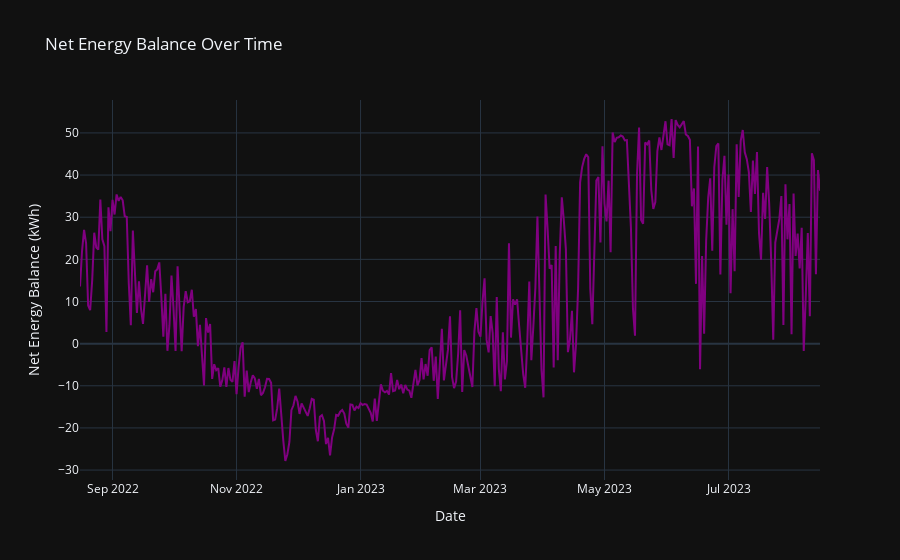

Source (notebook cell):
### Code cell
# Calculate net energy balance for each hour
df_g['Net Energy Balance'] = df_g['Average P- per Hour'] - df_c['Average P+ per Hour']

# Group net energy balance data by day, calculate the sum
net_energy_balance = df_g.groupby('Date')['Net Energy Balance'].sum()

# Create trace for net energy balance
trace_net_balance = go.Scatter(
    x=net_energy_balance.index,
    y=net_energy_balance.values,
    mode='lines',
    name='Net Energy Balance',
    line=dict(color='purple')
)

layout = go.Layout(
    title='Net Energy Balance Over Time',
    xaxis=dict(title='Date'),
    yaxis=dict(title='Net Energy Balance (kWh)'),
    hovermode='closest',
    legend=dict(orientation="h")
)

# Reference data source
source_annotation = go.layout.Annotation(
    text='Source: Ignitis 2023',
    xref='paper', yref='paper',
    x=0, y=-0.25,
    showarrow=False,
    font=dict(size=10, color='grey')
)

layout['annotations'] = [source_annotation]

fig7 = go.Figure(data=[trace_net_balance], layout=layout)
fig7.update_layout(template="plotly_dark")
fig7.show()

### Figure 1 — Plotly figure (JSON) as saved in the notebook; plotly's stock layout.template omitted (floating-point values rounded to 4 significant figures; data arrays with more than 128 entries replaced by an {"elided": "..."} marker saying what was removed)
{"data": [{"line": {"color": "purple"}, "mode": "lines", "name": "Net Energy Balance", "type": "scatter", "x": {"elided": "365 str values"}, "y": {"elided": "365 float values"}}], "layout": {"annotations": [{"font": {"color": "grey", "size": 10}, "showarrow": false, "text": "Source: Ignitis 2023", "x": 0, "xref": "paper", "y": -0.25, "yref": "paper"}], "hovermode": "closest", "legend": {"orientation": "h"}, "title": {"text": "Net Energy Balance Over Time"}, "xaxis": {"title": {"text": "Date"}}, "yaxis": {"title": {"text": "Net Energy Balance (kWh)"}}}}
